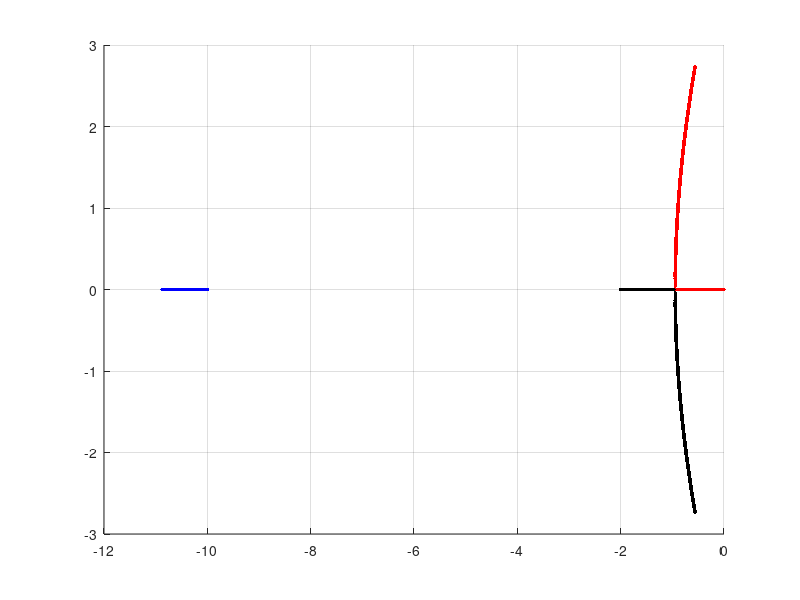

Recreate this plot in MATLAB. (Note: this script raises an error after producing the figure.)
% Contributors: Emma Haas, Keegan Garncarz
% Course Number: ASEN 3801
% File Name: main_3_5.m
% Created On: 3/31/2026

% Output: finding the real eigenvalues that correspond to the gains needed for task
% 3.5

clear; clc; close all;

%% Parameters
g  = 9.81;        
Ix = 5.8e-5;      
Iy = 7.2e-5;      

%% Inner-loop gains 
K1_lat = 12*Ix;
K2_lat = 20*Ix;

K1_lon = 12*Iy;
K2_lon = 20*Iy;

fprintf('Inner-loop gains used:\n');
fprintf('K1_lat = %.8f\n', K1_lat);
fprintf('K2_lat = %.8f\n', K2_lat);
fprintf('K1_lon = %.8f\n', K1_lon);
fprintf('K2_lon = %.8f\n\n', K2_lon);

%% K3 sweep ranges
K3_lat_vec = linspace(1e-7, 5e-4, 4000);
K3_lon_vec = linspace(1e-7, 5e-4, 4000);

eig_lat = zeros(3, length(K3_lat_vec));
eig_lon = zeros(3, length(K3_lon_vec));

valid_lat = [];
valid_lon = [];

%% Lateral sweep
% States: [v; phi; p]
for i = 1:length(K3_lat_vec)
    K3 = K3_lat_vec(i);

    A_lat = [ 0          g            0;
              0          0            1;
             -K3/Ix   -K2_lat/Ix   -K1_lat/Ix ];

    lam = eig(A_lat);
    eig_lat(:,i) = lam;

    % Require: real poles, stable, slowest pole <= -0.8
    if max(abs(imag(lam))) < 1e-8 && all(real(lam) < 0) && max(real(lam)) <= -0.8
        valid_lat = [valid_lat; K3 real(lam(:)).'];
    end
end

%% Longitudinal sweep
% States: [u; theta; q]
% Sign option 2
for i = 1:length(K3_lon_vec)
    K3 = K3_lon_vec(i);

    A_lon = [ 0          -g            0;
              0           0            1;
              K3/Iy   -K2_lon/Iy   -K1_lon/Iy ];

    lam = eig(A_lon);
    eig_lon(:,i) = lam;

    if max(abs(imag(lam))) < 1e-8 && all(real(lam) < 0) && max(real(lam)) <= -0.8
        valid_lon = [valid_lon; K3 real(lam(:)).'];
    end
end

%% Plot lateral eigenvalue locus
figure;
hold on; grid on;
plot(real(eig_lat(1,:)), imag(eig_lat(1,:)), 'b.', 'MarkerSize', 8);
plot(real(eig_lat(2,:)), imag(eig_lat(2,:)), 'r.', 'MarkerSize', 8);
plot(real(eig_lat(3,:)), imag(eig_lat(3,:)), 'k.', 'MarkerSize', 8);
xline(-0.8, 'm--', 'LineWidth', 1.2);
xlabel('Real(\lambda)');
ylabel('Imag(\lambda)');
title('Problem 3.5: Lateral Eigenvalue Locus vs K_3');
legend('\lambda_1', '\lambda_2', '\lambda_3', '\tau = 1.25 s boundary', 'Location', 'best');

%% Plot longitudinal eigenvalue locus
figure;
hold on; grid on;
plot(real(eig_lon(1,:)), imag(eig_lon(1,:)), 'b.', 'MarkerSize', 8);
plot(real(eig_lon(2,:)), imag(eig_lon(2,:)), 'r.', 'MarkerSize', 8);
plot(real(eig_lon(3,:)), imag(eig_lon(3,:)), 'k.', 'MarkerSize', 8);
xline(-0.8, 'm--', 'LineWidth', 1.2);
xlabel('Real(\lambda)');
ylabel('Imag(\lambda)');
title('Problem 3.5: Longitudinal Eigenvalue Locus vs K_3');
legend('\lambda_1', '\lambda_2', '\lambda_3', '\tau = 1.25 s boundary', 'Location', 'best');

%% Print valid K3 ranges
fprintf('---------------------------------------------\n');
fprintf('LATERAL valid K3 values:\n');
if isempty(valid_lat)
    fprintf('No valid lateral K3 found in this search range.\n');
else
    fprintf('Min valid K3_lat = %.8f\n', valid_lat(1,1));
    fprintf('Max valid K3_lat = %.8f\n', valid_lat(end,1));
end

fprintf('\nLONGITUDINAL valid K3 values:\n');
if isempty(valid_lon)
    fprintf('No valid longitudinal K3 found in this search range.\n');
else
    fprintf('Min valid K3_lon = %.8f\n', valid_lon(1,1));
    fprintf('Max valid K3_lon = %.8f\n', valid_lon(end,1));
end
fprintf('---------------------------------------------\n');

%% Choose midpoint of valid range
if ~isempty(valid_lat)
    K3_lat_choice = valid_lat(round(end/2),1);

    A_lat_choice = [ 0                g               0;
                     0                0               1;
                    -K3_lat_choice/Ix -K2_lat/Ix   -K1_lat/Ix ];

    fprintf('\nChosen K3_lat = %.8f\n', K3_lat_choice);
    disp('Lateral eigenvalues for chosen K3_lat:');
    disp(eig(A_lat_choice));
else
    K3_lat_choice = NaN;
end

if ~isempty(valid_lon)
    K3_lon_choice = valid_lon(round(end/2),1);

    A_lon_choice = [ 0                -g              0;
                     0                 0              1;
                     K3_lon_choice/Iy -K2_lon/Iy   -K1_lon/Iy ];

    fprintf('\nChosen K3_lon = %.8f\n', K3_lon_choice);
    disp('Longitudinal eigenvalues for chosen K3_lon:');
    disp(eig(A_lon_choice));
else
    K3_lon_choice = NaN;
end

%% Display final chosen gains
fprintf('\nFinal selected gains for Problem 3.5:\n');
fprintf('K1_lat = %.8f, K2_lat = %.8f, K3_lat = %.8f\n', K1_lat, K2_lat, K3_lat_choice);
fprintf('K1_lon = %.8f, K2_lon = %.8f, K3_lon = %.8f\n', K1_lon, K2_lon, K3_lon_choice);
